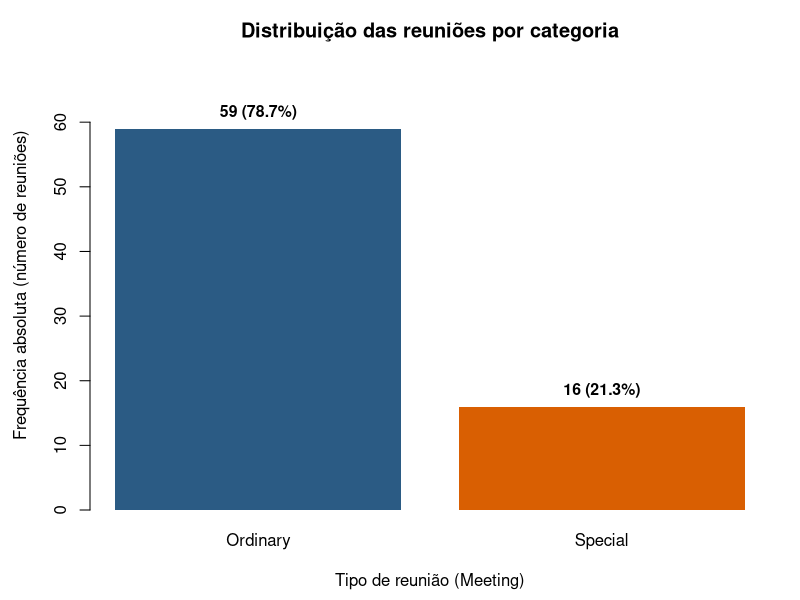
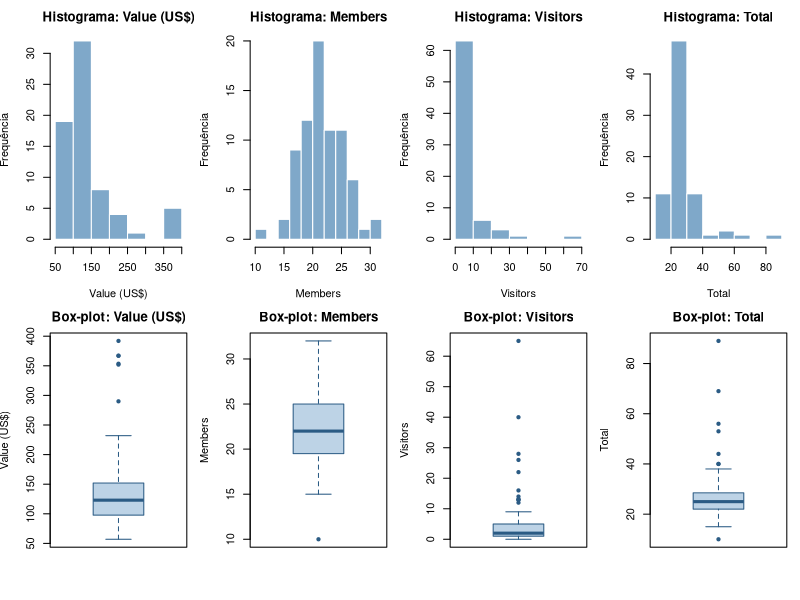
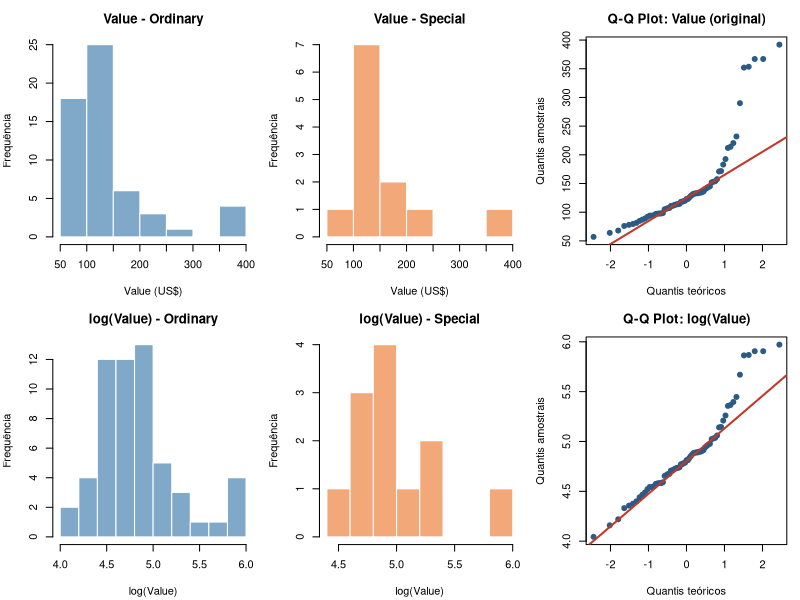
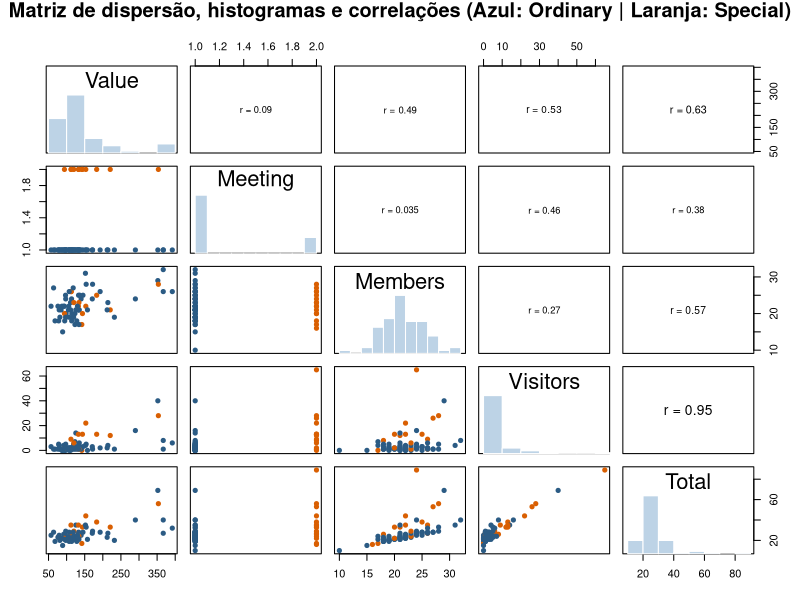
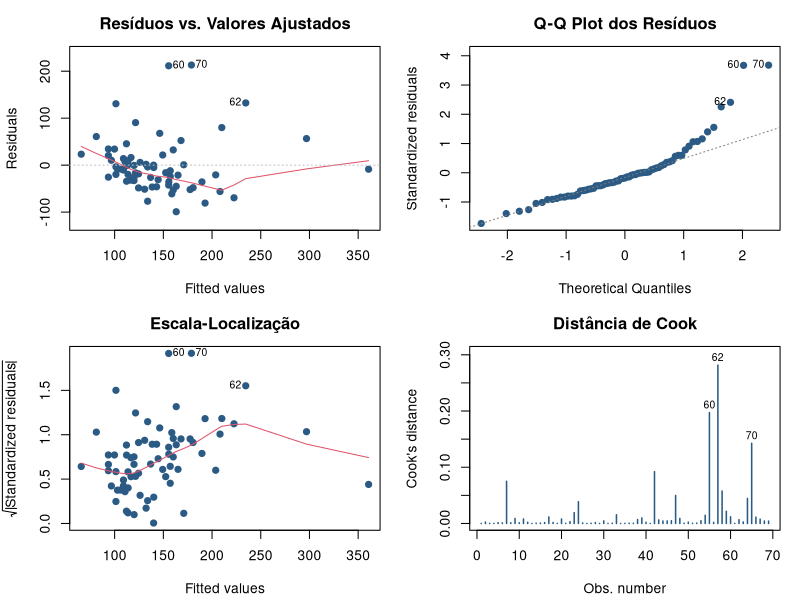
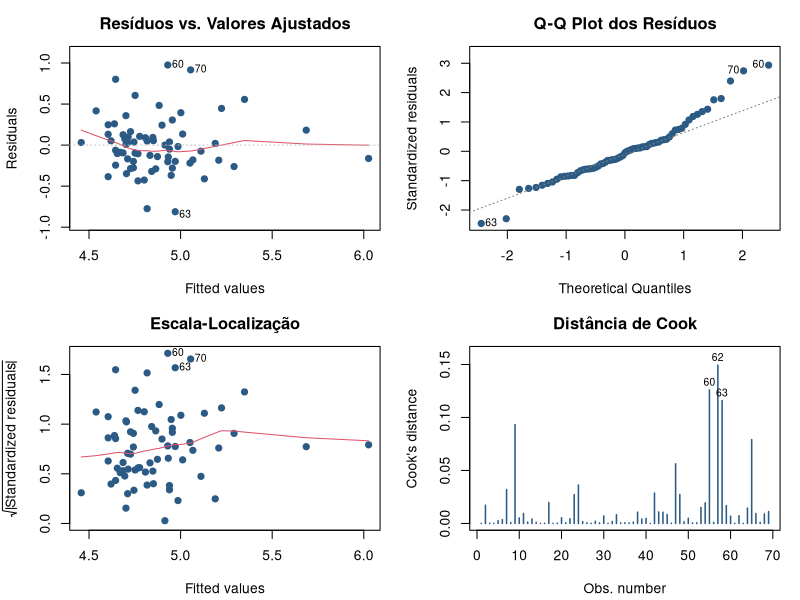

Reproduce these figures in R, in order.
# Script para gerar as figuras vetoriais (PDF) do artigo CW06
dir.create("figuras", showWarnings = FALSE)

dados <- as.data.frame(readxl::read_excel("EST074_waterbuffaloes.xlsx"))
dados$Meeting <- factor(dados$Meeting, levels = c("Ordinary", "Special"))
log_value <- log(dados$Value)

# Cores sóbrias para artigo científico
cor_ord <- "#2B5B84"
cor_esp <- "#D95F02"
cores_grupo <- c(cor_ord, cor_esp)

# ------------------------------------------------------------------
# Figura 1: Gráfico de barras para a variável qualitativa Meeting
# ------------------------------------------------------------------
pdf("figuras/fig1_barras_meeting.pdf", width = 5.5, height = 3.8)
par(mar = c(4.5, 4.5, 3, 1.5))
tb <- table(dados$Meeting)
props <- round(100 * prop.table(tb), 1)
bp <- barplot(
  tb,
  ylim = c(0, max(tb) * 1.18),
  col = cores_grupo,
  border = NA,
  ylab = "Frequência absoluta (número de reuniões)",
  xlab = "Tipo de reunião (Meeting)",
  main = "Distribuição das reuniões por categoria"
)
text(bp, tb + 2.5, labels = paste0(tb, " (", props, "%)"), cex = 0.95, font = 2)
dev.off()

# ------------------------------------------------------------------
# Figura 2: Histogramas e Box-plots das variáveis quantitativas
# ------------------------------------------------------------------
pdf("figuras/fig2_hist_box_quant.pdf", width = 9.5, height = 5.2)
par(mfrow = c(2, 4), mar = c(4, 3.8, 2.5, 1))
vars <- c("Value", "Members", "Visitors", "Total")
titulos <- c("Value (US$)", "Members", "Visitors", "Total")

for (i in seq_along(vars)) {
  x <- dados[[vars[i]]]
  hist(x, main = paste("Histograma:", titulos[i]), xlab = titulos[i],
       ylab = "Frequência", col = "#7FA8C9", border = "white")
}
for (i in seq_along(vars)) {
  x <- dados[[vars[i]]]
  boxplot(x, main = paste("Box-plot:", titulos[i]), ylab = titulos[i],
          col = "#BDD3E6", border = "#2B5B84", pch = 19)
}
par(mfrow = c(1, 1))
dev.off()

# ------------------------------------------------------------------
# Figura 3: Value vs log(Value) discriminados por Meeting (histogramas e QQ-plot)
# ------------------------------------------------------------------
pdf("figuras/fig3_value_log_meeting.pdf", width = 9.5, height = 5.5)
par(mfrow = c(2, 3), mar = c(4.2, 4, 2.8, 1))

hist(dados$Value[dados$Meeting == "Ordinary"],
     main = "Value - Ordinary", xlab = "Value (US$)", ylab = "Frequência",
     col = "#7FA8C9", border = "white")
hist(dados$Value[dados$Meeting == "Special"],
     main = "Value - Special", xlab = "Value (US$)", ylab = "Frequência",
     col = "#F2A879", border = "white")
qqnorm(dados$Value, main = "Q-Q Plot: Value (original)",
       xlab = "Quantis teóricos", ylab = "Quantis amostrais", pch = 19, col = "#2B5B84")
qqline(dados$Value, col = "#C0392B", lwd = 2)

hist(log_value[dados$Meeting == "Ordinary"],
     main = "log(Value) - Ordinary", xlab = "log(Value)", ylab = "Frequência",
     col = "#7FA8C9", border = "white")
hist(log_value[dados$Meeting == "Special"],
     main = "log(Value) - Special", xlab = "log(Value)", ylab = "Frequência",
     col = "#F2A879", border = "white")
qqnorm(log_value, main = "Q-Q Plot: log(Value)",
       xlab = "Quantis teóricos", ylab = "Quantis amostrais", pch = 19, col = "#2B5B84")
qqline(log_value, col = "#C0392B", lwd = 2)

par(mfrow = c(1, 1))
dev.off()

# ------------------------------------------------------------------
# Figura 4: Matriz de dispersão (todas as variáveis)
# ------------------------------------------------------------------
panel.hist <- function(x, ...) {
  usr <- par("usr"); on.exit(par(usr = usr))
  par(usr = c(usr[1:2], 0, 1.5))
  h <- hist(x, plot = FALSE)
  breaks <- h$breaks; nB <- length(breaks)
  y <- h$counts; y <- y / max(y)
  rect(breaks[-nB], 0, breaks[-1], y, col = "#BDD3E6", border = "white")
}

panel.cor <- function(x, y, digits = 2, prefix = "", cex.cor, ...) {
  usr <- par("usr"); on.exit(par(usr = usr))
  par(usr = c(0, 1, 0, 1))
  r <- cor(x, y, use = "complete.obs")
  txt <- format(c(r, 0.123456789), digits = digits)[1]
  txt <- paste0(prefix, "r = ", txt)
  if (missing(cex.cor)) cex.cor <- 0.75 / strwidth(txt)
  text(0.5, 0.5, txt, cex = max(0.85, cex.cor * abs(r) + 0.45))
}

pdf("figuras/fig4_matriz_dispersao.pdf", width = 8, height = 6.8)
par(xpd = TRUE)
pairs(
  dados,
  col = cores_grupo[dados$Meeting],
  pch = 19,
  cex = 0.85,
  diag.panel = panel.hist,
  upper.panel = panel.cor,
  main = "Matriz de dispersão, histogramas e correlações (Azul: Ordinary | Laranja: Special)",
  oma = c(3, 3, 4.5, 3)
)
dev.off()

# ------------------------------------------------------------------
# Figura 5: Diagnóstico do modelo reduzido original (Value ~ Members + Visitors)
# ------------------------------------------------------------------
m_red <- lm(Value ~ Members + Visitors, data = dados)
pdf("figuras/fig5_diagnostico_original.pdf", width = 8.2, height = 6.4)
par(mfrow = c(2, 2), mar = c(4.2, 4.2, 2.8, 1.2))
plot(m_red, which = 1, pch = 19, col = "#2B5B84", caption = "", main = "Resíduos vs. Valores Ajustados")
plot(m_red, which = 2, pch = 19, col = "#2B5B84", caption = "", main = "Q-Q Plot dos Resíduos")
plot(m_red, which = 3, pch = 19, col = "#2B5B84", caption = "", main = "Escala-Localização")
plot(m_red, which = 4, col = "#2B5B84", lwd = 1.5, caption = "", main = "Distância de Cook")
par(mfrow = c(1, 1))
dev.off()

# ------------------------------------------------------------------
# Figura 6: Diagnóstico do modelo reduzido transformado (log(Value) ~ Members + Visitors)
# ------------------------------------------------------------------
m_log_red <- lm(log(Value) ~ Members + Visitors, data = dados)
pdf("figuras/fig6_diagnostico_log.pdf", width = 8.2, height = 6.4)
par(mfrow = c(2, 2), mar = c(4.2, 4.2, 2.8, 1.2))
plot(m_log_red, which = 1, pch = 19, col = "#2B5B84", caption = "", main = "Resíduos vs. Valores Ajustados")
plot(m_log_red, which = 2, pch = 19, col = "#2B5B84", caption = "", main = "Q-Q Plot dos Resíduos")
plot(m_log_red, which = 3, pch = 19, col = "#2B5B84", caption = "", main = "Escala-Localização")
plot(m_log_red, which = 4, col = "#2B5B84", lwd = 1.5, caption = "", main = "Distância de Cook")
par(mfrow = c(1, 1))
dev.off()

cat("Figuras geradas com sucesso em figuras/\n")
